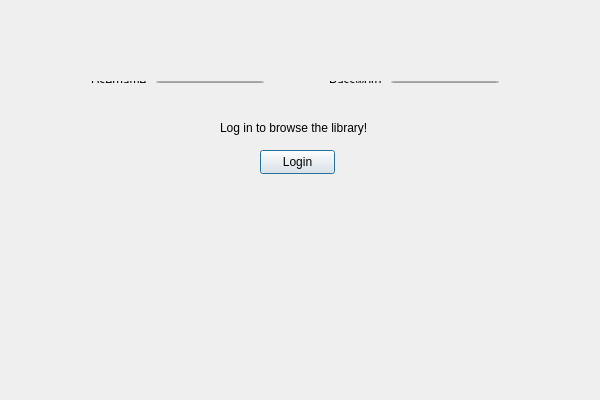
<?xml version="1.0" encoding="UTF-8"?>
<ui version="4.0">
 <class>LoginDialogClass</class>
 <widget class="QDialog" name="LoginDialogClass">
  <property name="geometry">
   <rect>
    <x>0</x>
    <y>0</y>
    <width>600</width>
    <height>400</height>
   </rect>
  </property>
  <property name="windowTitle">
   <string>LoginDialog</string>
  </property>
  <widget class="QPushButton" name="loginButton">
   <property name="geometry">
    <rect>
     <x>260</x>
     <y>150</y>
     <width>75</width>
     <height>24</height>
    </rect>
   </property>
   <property name="text">
    <string>Login</string>
   </property>
  </widget>
  <widget class="QLabel" name="responseLabel">
   <property name="geometry">
    <rect>
     <x>220</x>
     <y>120</y>
     <width>151</width>
     <height>16</height>
    </rect>
   </property>
   <property name="text">
    <string>Log in to browse the library!</string>
   </property>
  </widget>
  <widget class="QWidget" name="">
   <property name="geometry">
    <rect>
     <x>80</x>
     <y>70</y>
     <width>430</width>
     <height>24</height>
    </rect>
   </property>
   <layout class="QHBoxLayout" name="horizontalLayout">
    <item>
     <widget class="QLabel" name="usernameLabel">
      <property name="text">
       <string>Username:</string>
      </property>
     </widget>
    </item>
    <item>
     <widget class="QLineEdit" name="usernameInput"/>
    </item>
    <item>
     <spacer name="horizontalSpacer">
      <property name="orientation">
       <enum>Qt::Horizontal</enum>
      </property>
      <property name="sizeHint" stdset="0">
       <size>
        <width>40</width>
        <height>20</height>
       </size>
      </property>
     </spacer>
    </item>
    <item>
     <widget class="QLabel" name="passwordLabel">
      <property name="text">
       <string>Password:</string>
      </property>
     </widget>
    </item>
    <item>
     <widget class="QLineEdit" name="passwordInput"/>
    </item>
   </layout>
  </widget>
 </widget>
 <layoutdefault spacing="6" margin="11"/>
 <resources/>
 <connections/>
</ui>
